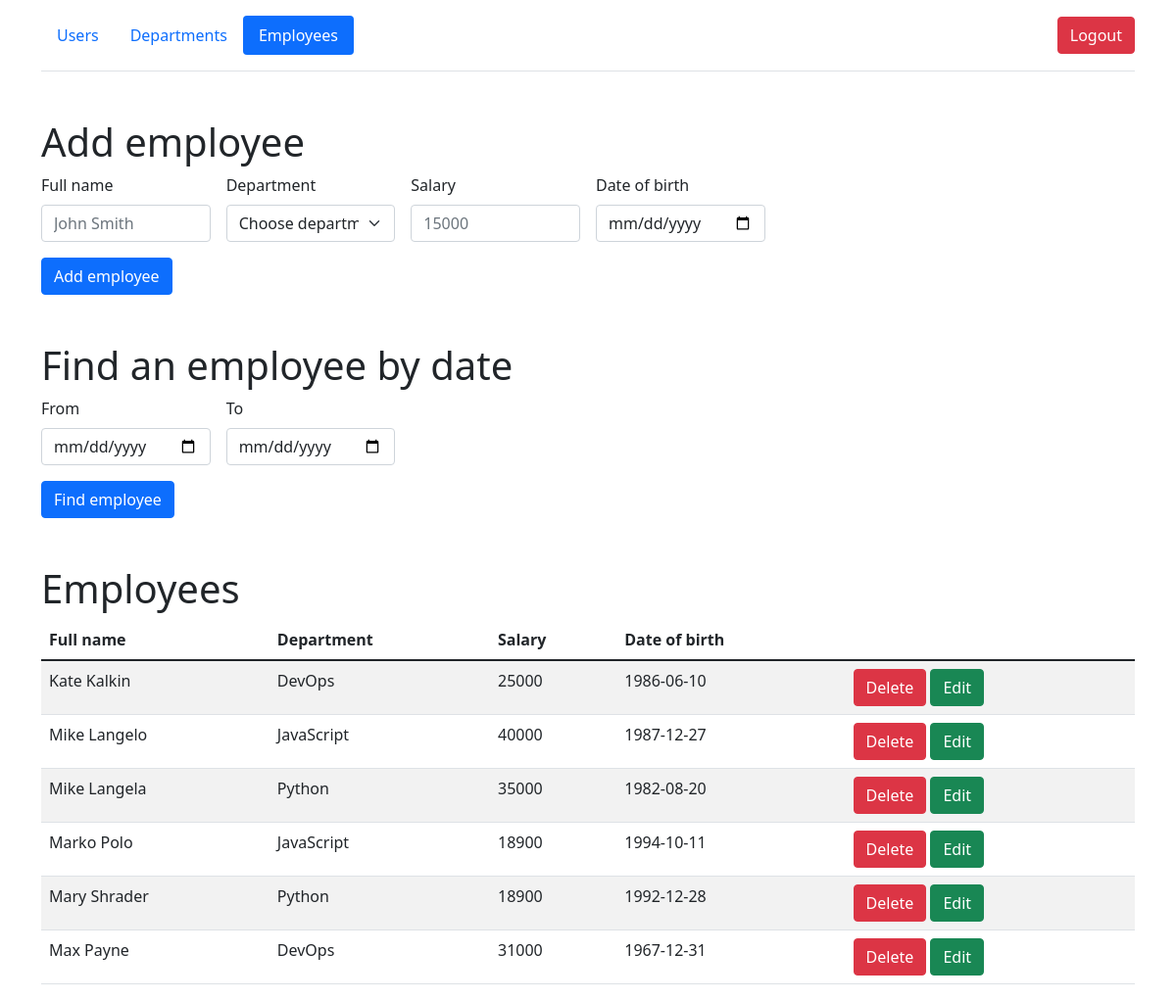
Before: /employees (signed in) with the older database file.
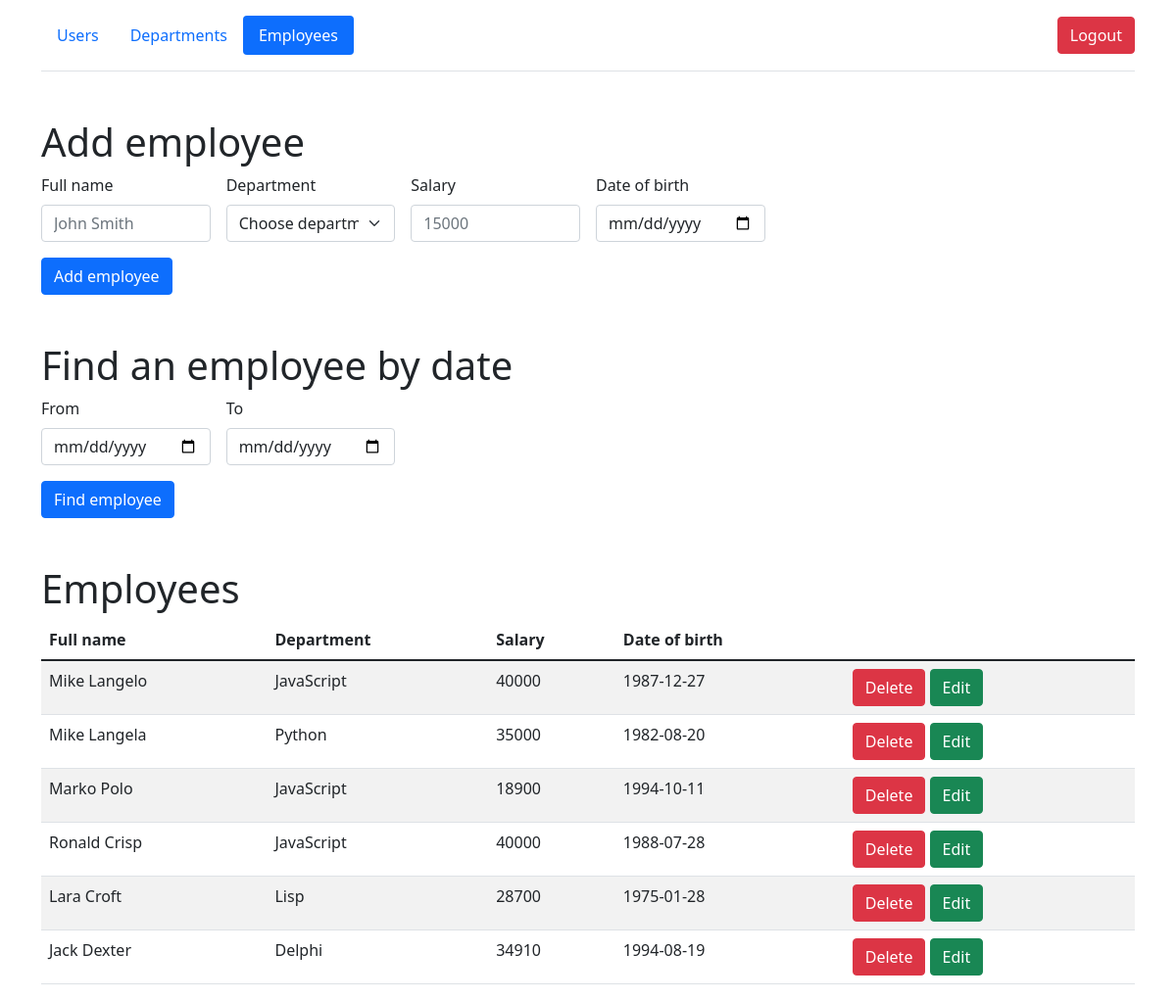
After: the same page with the newer database file.
### models/employees.py (models this page shows, shortened)
class Employees(db.Model):
    __table_args__ = {'extend_existing': True}
    id = db.Column(db.Integer, primary_key=True)
    department = db.Column(db.String(50), nullable=False)
    name = db.Column(db.String(50), nullable=False)
    birth_date = db.Column(db.Date, nullable=False)
    salary = db.Column(db.Integer, nullable=False)

### views/api.py (the view, shortened to what this page needs)
@api.route('/employees', methods=['POST', 'GET'])
@login_required
def employees_page():
    departments = Departments.query.all()
    employees = Employees.query.all()
    if session.get('user') == ADMIN:
        return render_template('employees.html', employees=employees, departments=departments)
    if request.method == 'POST':
        if 'From' in request.form.keys() and 'To' in request.form.keys():
            departments, employees = find_emp(departments, employees)
    return render_template('employees_for_users.html', employees=employees, departments=departments)

### models/users.py (called while the page is built)
@login_manager.user_loader
def load_user(user_id):
    return User.query.get(user_id)

### views/api.py (called while the page is built)
@api.before_request
def make_session_permanent():
    session.permanent = False

@api.after_request
def redirect_to_sign_in(response):
    if response.status_code == 401:
        return redirect(url_for('api.login_page') + '?next=' + request.url)
    return response

### templates/employees.html (shortened to what this page needs)
{% extends 'base.html' %}
{% block body %}
<div class="container">
        <header class="d-flex flex-wrap align-items-center justify-content-center justify-content-md-between py-3 mb-4 border-bottom">
          <ul class="nav nav-pills">
              <li class="nav-item"><a href="/users" class="nav-link">Users</a></li>
            <li class="nav-item"><a href="/departments" class="nav-link">Departments</a></li>
            <li class="nav-item"><a href="/employees" class="nav-link active">Employees</a></li>
          </ul>
            <div class="col-md-3 text-end">
                <a href="/logout">
                    <button type="button" class="btn btn-danger">Logout</button>
                </a>
              </div>
        </header>
      </div>
 <div class="container mt-5">
        <h1>Add employee</h1>
      <form method="post" class="row g-3 needs-validation" novalidate>
                <div class="col-md-2">
                  <label for="validationCustom01" class="form-label">Full name</label>
                  <input type="text"  name="name" class="form-control" id="validationCustom01" placeholder="John Smith" required>
                </div>
                <div class="col-md-2">
                  <label for="validationCustom04" class="form-label">Department</label>
                  <select name="department" class="form-select" id="validationCustom04" required>
                    <option selected disabled value="">Choose department</option>
                  </select>
                </div>
                <div class="col-md-2">
                  <label for="validationCustom05" class="form-label">Salary</label>
                  <input name="salary" type="text" class="form-control" id="validationCustom05" placeholder="15000" required>
                </div>
                  <div class="col-md-2">
                    <label for="validationCustom05" class="form-label">Date of birth</label>
                    <input name="birth_date" id="validationCustom06" type="date" class="form-control">
                  </div>
              <div class="col-12">
                <button class="btn btn-primary" type="submit">Add employee</button>
              </div>
      </form>
 </div>
<div class="container mt-5">
    <h1>Find an employee by date</h1>
     <form id="find_by_date" method="post" class="row g-3 needs-validation" novalidate>
        <div class="col-md-2">
                    <label for="validationCustom05" class="form-label">From</label>
                    <input name="From" id="validationCustom0" type="date" class="form-control">
        </div>
         <div class="col-md-2">
                    <label for="validationCustom05" class="form-label">To</label>
                    <input name="To" id="validationCustom1" type="date" class="form-control">
        </div>
         <div class="col-12">
                <button class="btn btn-primary" type="submit">Find employee</button>
              </div>
     </form>
</div>
<div class="container mt-5">
    <h1>Employees</h1>
        <table id="data" class="table table-striped">
            <thead>
              <tr>
                <th>Full name</th>
                  <th>Department</th>
                  <th>Salary</th>
                  <th>Date of birth</th>
                  <th></th>
              </tr>
            </thead>
            <tbody>
              {% for emp in employees %}
              {% if emp.id == id %}
                  <form method="post" class="row g-3 needs-validation" novalidate>
                            <tr>
                                  <td><input type="text"  name="new_name" class="form-control" id="validationCustom08" value="{{ emp.name }}" required></td>
                                  <td><select name="new_department" class="form-select" id="validationCustom09"  required>
                                    <option selected >{{ emp.department }}</option>
                                      {% for dnt in departments %}
                                        {% if dnt.department != emp.department %}
                                          <option>{{ dnt.department }}</option>
                                        {% endif %}
                                      {% endfor %}
                                  </select></td>
                                    <td><input name="new_salary" type="text" class="form-control" id="validationCustom10" value="{{ emp.salary }}" required></td>
                                    <td><input name="new_birth_date" id="validationCustom11" type="date" class="form-control" value="{{ emp.birth_date }}"></td>
                                    <td>
                                 <a href="/employees" class="btn btn-danger">Cancel</a>
                                <button class="btn btn-success" type="submit">Change</button>
                                </td>
                         </tr>
                  </form>
              {% else %}
                <tr>
                  <td>{{ emp.name }}</td>
                  <td>{{ emp.department }}</td>
                    <td>{{ emp.salary }}</td>
                    <td>{{ emp.birth_date }}</td>
                    <td>
                 <a href="/employees/{{ emp.id }}/del" class="btn btn-danger">Delete</a>
                <a href="/employees/{{ emp.id }}/edit" class="btn btn-success">Edit</a>
              </td>
                </tr>
                {% endif %}
              {% endfor %}
            </tbody>
        </table>
</div>
{% endblock %}

### templates/base.html (shortened to what this page needs)
<!doctype html>
<html lang="en">
<head>
    <link rel="stylesheet" href="https://cdn.jsdelivr.net/npm/bootstrap@5.1.3/dist/css/bootstrap.min.css">
    <link href="/examples/vendors/bootstrap-datetimepicker/css/bootstrap-datetimepicker.min.css" rel="stylesheet">
</head>
<body>
    {% block body %}{% endblock %}
</body>
</html>

Changed rows visible on the page:
removed Employees: name "Kate Kalkin", department "DevOps", salary "25000", birth_date "1986-06-10"
removed Employees: name "Mary Shrader", department "Python", salary "18900", birth_date "1992-12-28"
removed Employees: name "Max Payne", department "DevOps", salary "31000", birth_date "1967-12-31"
added Employees: name "Ronald Crisp", department "JavaScript", salary "40000", birth_date "1988-07-28"
added Employees: name "Lara Croft", department "Lisp", salary "28700", birth_date "1975-01-28"
added Employees: name "Jack Dexter", department "Delphi", salary "34910", birth_date "1994-08-19"
